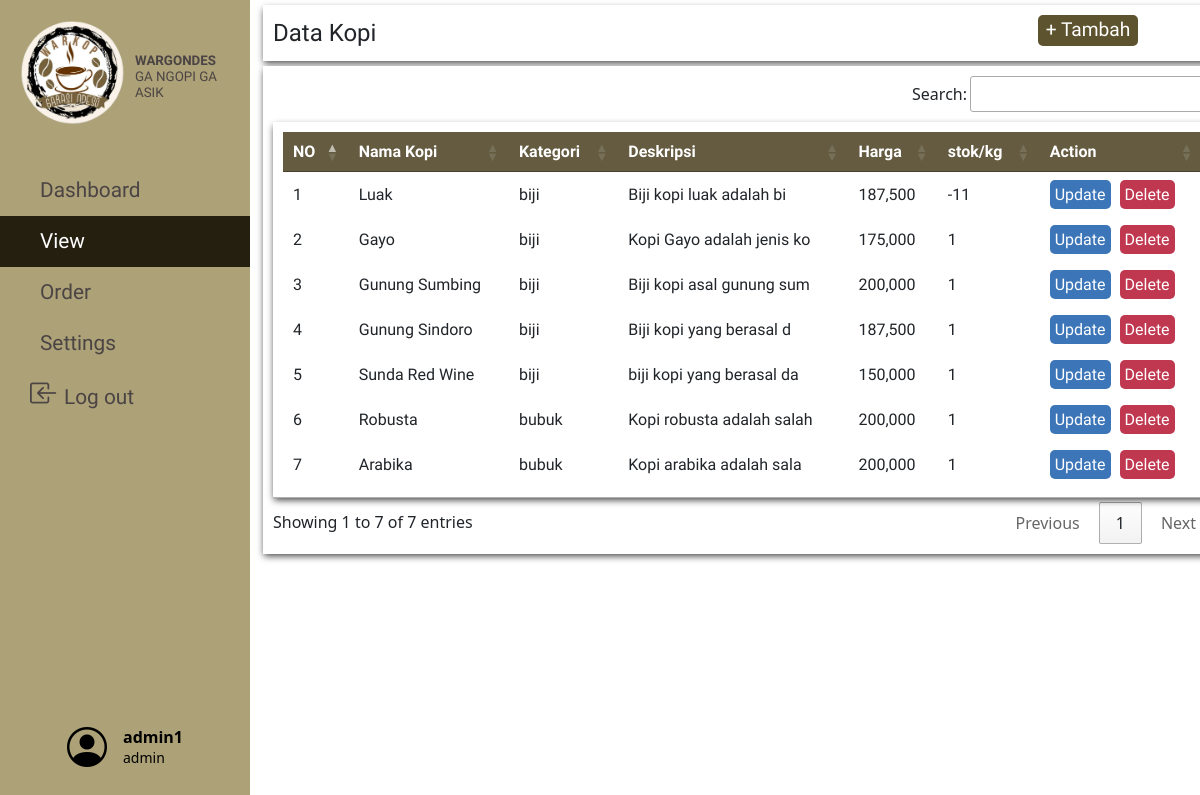
/php/viewProductPage.php (signed in), run on the app's committed database.
### tables this page shows
CREATE TABLE `kopi` (
  `id_kopi` int(11) NOT NULL,
  `id_kategori` int(11) DEFAULT NULL,
  `namakopi` varchar(25) NOT NULL,
  `deskripsi` varchar(25) NOT NULL,
  `stok` int(11) NOT NULL,
  `harga` bigint(100) NOT NULL
);

CREATE TABLE `kategori` (
  `id_kategori` int(11) NOT NULL,
  `nama_kategori` text NOT NULL
);

### php/viewProductPage.php (the view, shortened to what this page needs)
<html>
	<?php $page = 'viewPage'; include('../include/header.php');?>
	<?php include('../include/navbar.php');?>
	<?php include('../database/db.php');?>
	<body style="background:url('https://img.freepik.com/free-photo/right-corner-coffee-beans-with-copy-space_23-2148255026.jpg?w=826&t=st=1690722306~exp=1690722906~hmac=857df898b9099e272b7c4738dd9a2e88d4b1ef4aa3c55a6ebd3c8b798e20c916');background-repeat:no-repeat;
background-position: center center;background-size: cover;">
		<div class="label productList">Data Kopi
			<button id="myBtn" style="width:100px;">+ Tambah</button>
		</div>
		<table id="product_list" class="dataTables_wrapper no-footer">
			<thead>
				<tr>
					<th>NO</th>
					<th>Nama Kopi</th>
					<th>Kategori</th>
					<th>Deskripsi</th>
					<th>Harga</th>
					<th>stok/kg</th>
					<th>Action</th>
				</tr>
			</thead>
				<tbody>
					<?php
						$nomor = '1';
						$sql2 = "SELECT * FROM kopi LEFT JOIN kategori ON kategori.id_kategori=kopi.id_kategori ORDER BY kopi.id_kategori ASC";
						$query2 = $conn->query($sql2);
					?>
					<?php if ($query2->num_rows > 0): ?>
						<?php while($row = $query2->fetch_assoc()): ?>
							<tr>
								<td><?php echo $nomor++; ?></td>
								<td><?php echo $row["namakopi"]; ?></td>
								<td><?php echo $row["nama_kategori"]; ?></td>
								<td><?php echo $row["deskripsi"]; ?></td>
								<td><?php echo number_format($row["harga"]); ?></td>
								<td><?php echo $row["stok"]; ?></td>
								<td><button class="action update"
								data-id-kopi="<?php echo $row["id_kopi"]; ?>"
								data-namakopi="<?php echo $row["namakopi"]; ?>"
								data-id-kategori="<?php echo $row["id_kategori"]; ?>"
								data-deskripsi="<?php echo $row["deskripsi"]; ?>"
								data-stok="<?php echo $row["stok"]; ?>"
								data-harga="<?php echo $row["harga"]; ?>"
								>Update</button>
								<a onclick="return alert('Data kopi dihapus');" href="../actions/product_delete.php?kopi=<?php echo $row["id_kopi"];?>" class="action delete">Delete</td>
							</tr>
						<?php endwhile; ?>
					<?php endif; ?>
				</tbody>
		</table>
	</body>
</html>

### css/table.css (style rules this page uses)
table { background:white; border-color:black; font-family: 'Arya', sans-serif; }
thead { background:#645b40; color:white; }
.dataTables_wrapper { width:80%; margin-top:5px; margin-left: 263px; float:left; background-color: white; padding:10px; background:white; box-shadow: 0px 3px 7px -1px rgba(0,0,0,0.75); -webkit-box-shadow: 0px 3px 7px -1px rgba(0,0,0,0.75); -moz-box-shadow: 0px 3px 7px -1px rgba(0,0,0,0.75); }
.update { background-color:#3C75B8; color:white; margin-right: 5px; }
.delete { background-color:#C03750; color:white; }
.action { border:none; border-radius: 5px; padding:5px; }

### css/ViewOrder.css (style rules this page uses)
body { background-color: #ededed; }
.label { width:80%; margin-top:5px; margin-left: 263px; float:left; background-color: white; font-size: 1.5em; padding:10px; font-family: 'Arya', sans-serif; box-shadow: 0px 3px 7px -1px rgba(0,0,0,0.75); -webkit-box-shadow: 0px 3px 7px -1px rgba(0,0,0,0.75); -moz-box-shadow: 0px 3px 7px -1px rgba(0,0,0,0.75); }

### css/modal.css (style rules this page uses)
#mybtn { float: right; margin-right: 75px; border: none; background-color: #5e532f; border-radius:5px; width: 5%; color: white; font-size: 1.2rem; }

### css/navbar.css (style rules this page uses)
a, a:hover, a:focus { color: inherit; text-decoration: none; transition: all 0.3s; }

### data on the page
kopi: namakopi "Luak", id_kategori.nama_kategori "biji", deskripsi "Biji kopi luak adalah bi", harga "187,500", stok "-11"
kopi: namakopi "Gayo", id_kategori.nama_kategori "biji", deskripsi "Kopi Gayo adalah jenis ko", harga "175,000", stok "1"
kopi: namakopi "Gunung Sumbing", id_kategori.nama_kategori "biji", deskripsi "Biji kopi asal gunung sum", harga "200,000", stok "1"
kopi: namakopi "Gunung Sindoro", id_kategori.nama_kategori "biji", deskripsi "Biji kopi yang berasal d", harga "187,500", stok "1"
kopi: namakopi "Sunda Red Wine", id_kategori.nama_kategori "biji", deskripsi "biji kopi yang berasal da", harga "150,000", stok "1"
kopi: namakopi "Robusta", id_kategori.nama_kategori "bubuk", deskripsi "Kopi robusta adalah salah", harga "200,000", stok "1"
kopi: namakopi "Arabika", id_kategori.nama_kategori "bubuk", deskripsi "Kopi arabika adalah sala", harga "200,000", stok "1"

### other printed values
$_SESSION["user"] "admin1"
$_SESSION["role"] "admin"
